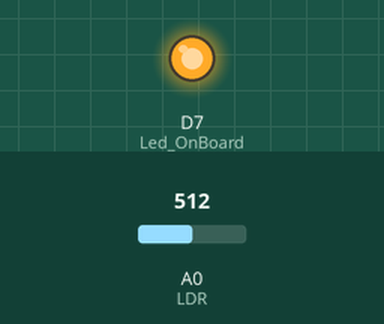
The sketch below on a simulated ESP8266 (NodeMCU). Shown: output pins drawn as LEDs (lit = HIGH). The inputs (shaded band) are chosen by the test bench; at power-on: A0 (LDR) = 512. WiFi joins after 1.5 s; servers stay silent unless stated; uploads are accepted with an empty reply; what the sketch prints to the serial monitor is not drawn.

Above: at 5.6 s.
At 8.2 s:
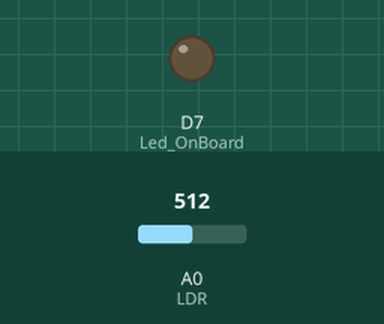
Timing chart, 0 to 10.3 s (numbered marks = the images above):
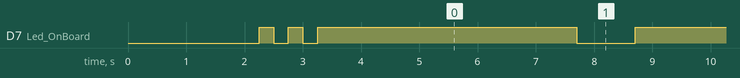

Measured:
- by itself, D7 (Led_OnBoard): goes LOW 0.25 s, HIGH 0.25 s, LOW 0.25 s, 24 × (HIGH 4.5 s, LOW 1.0 s), then HIGH

The sketch:

DataBaseConnection.ino
```cpp
#include <ESP8266WiFi.h>
#include <WiFiClient.h>
#include <ESP8266WebServer.h>
#include <ESP8266HTTPClient.h>

int Led_OnBoard = D7;

const char* ssid = "usama";
const char* password = "usama1122";

const char *host = "192.168.43.36";

void setup() {

  delay(1000);
  pinMode(Led_OnBoard, OUTPUT);
  Serial.begin(115200);
  WiFi.mode(WIFI_OFF);        //Prevents reconnection issue (taking too long to connect)
  delay(1000);
  WiFi.mode(WIFI_STA);        //This line hides the viewing of ESP as wifi hotspot

  WiFi.begin(ssid, password);
  Serial.println("");

  Serial.print("Connecting");
  // Wait for connection
  while (WiFi.status() != WL_CONNECTED) {
    digitalWrite(Led_OnBoard, LOW);
    delay(250);
    Serial.print(".");
    digitalWrite(Led_OnBoard, HIGH);
    delay(250);
  }

  digitalWrite(Led_OnBoard, HIGH);
  //If connection successful show IP address in serial monitor
  Serial.println("");
  Serial.println("Connected to Network/SSID");
  Serial.print("IP address: ");
  Serial.println(WiFi.localIP());  //IP address assigned to your ESP
}

void loop() {
  // put your main code here, to run repeatedly:
  HTTPClient http;    //Declare object of class HTTPClient

  String LdrValueSend, postData;
  int ldrvalue=analogRead(A0);  //Read Analog value of LDR
  LdrValueSend = String(ldrvalue);   //String to interger conversion

  //Post Data
  postData = "ldrvalue=" + LdrValueSend;

  http.begin("http://192.168.43.36/Nodemcu_db_record_view/InsertDB.php");
  http.addHeader("Content-Type", "application/x-www-form-urlencoded");
  int httpCode = http.POST(postData);   //Send the request
  String payload = http.getString();    //Get the response payload

  //Serial.println("LDR Value=" + ldrvalue);
  Serial.println(httpCode);   //Print HTTP return code
  Serial.println(payload);    //Print request response payload
  Serial.println("LDR Value=" + LdrValueSend);

  http.end();  //Close connection

  delay(4000);  //Here there is 4 seconds delay plus 1 second delay below, so Post Data at every 5 seconds
  digitalWrite(Led_OnBoard, LOW);
  delay(1000);
  digitalWrite(Led_OnBoard, HIGH);
}
```
